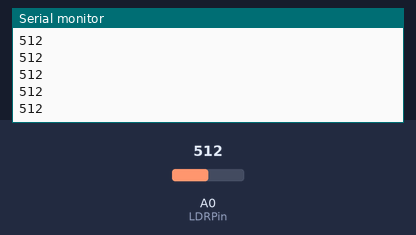
This sketch was run on a simulated Arduino Uno, built with avr-gcc and run on an emulated ATmega328P. Shown: the last lines printed to the serial monitor. The inputs (shaded band) are chosen by the test bench; at power-on: A0 (LDRPin) = 512.

Above: at 1.2 s.
1.3 s: A0 (LDRPin) set to 716
At 1.8 s:
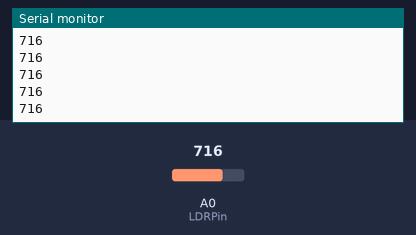
2.8 s: A0 (LDRPin) set to 900
At 3.3 s:
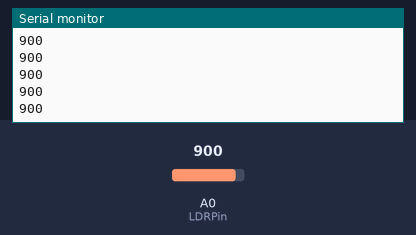
Timing chart, 0 to 5.8 s (numbered marks = the images above; inputs shaded):
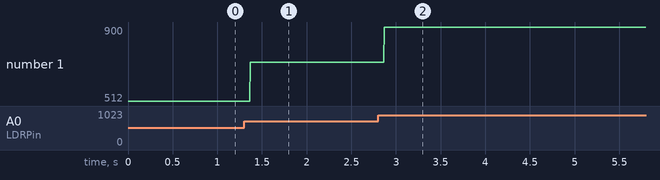

The sketch:

sketch_ldr.ino
```cpp
const int LDRPin = A0;

void setup() {
  pinMode(LDRPin, INPUT);
  Serial.begin(9600);
}

void loop() {
  int input = analogRead(LDRPin);
  //sleep(1000);
  Serial.println(input);
}
```

Measured:
- after the input at 1.3 s, the serial monitor: prints a new line after 0.07 s (image 1)
- after the input at 2.8 s, the serial monitor: prints a new line after 0.07 s (image 2)
- plotted number 1: 512 → 716 after the input at 1.3 s, 716 → 900 after the input at 2.8 s
